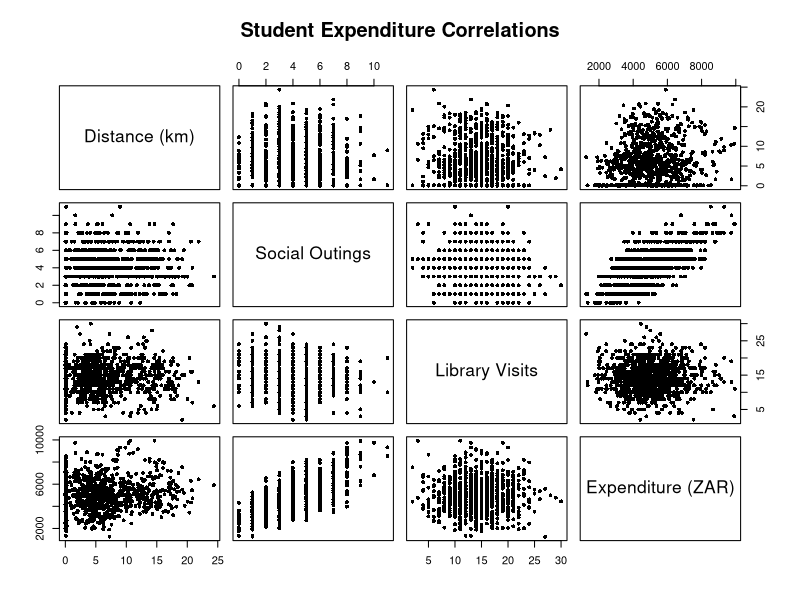
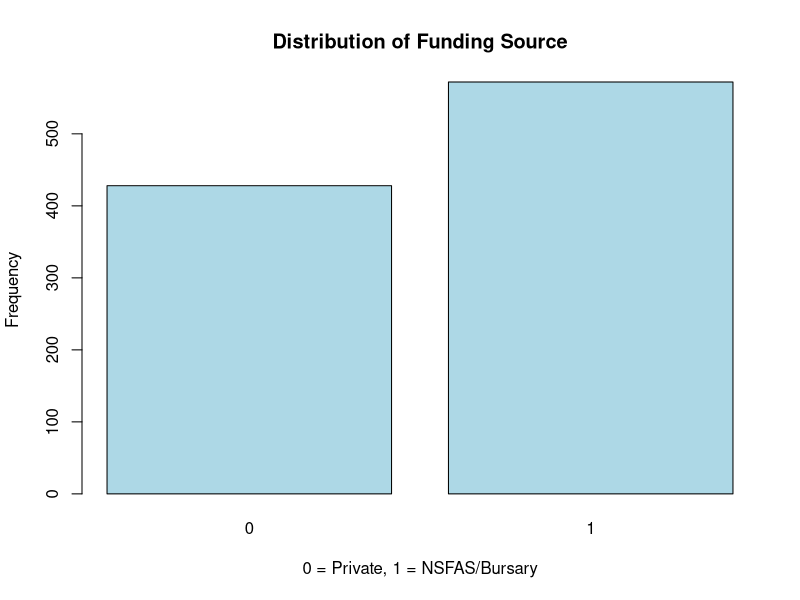
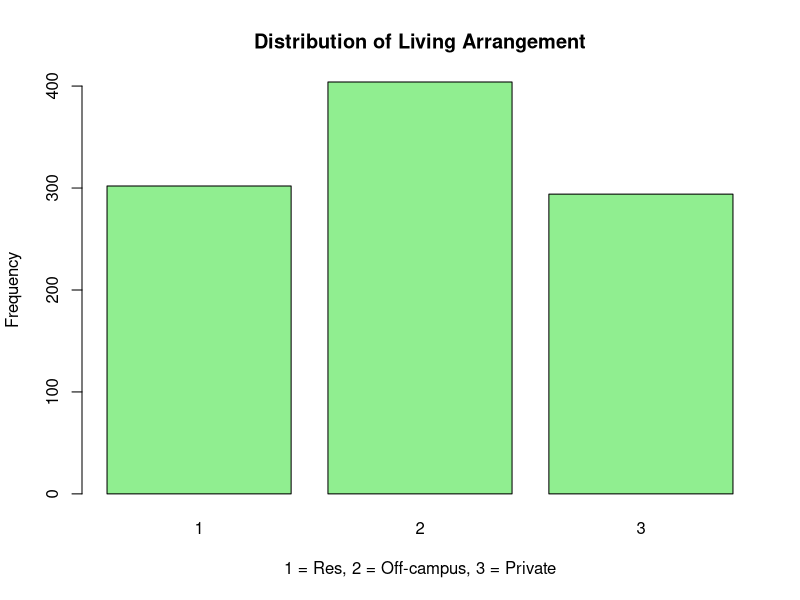
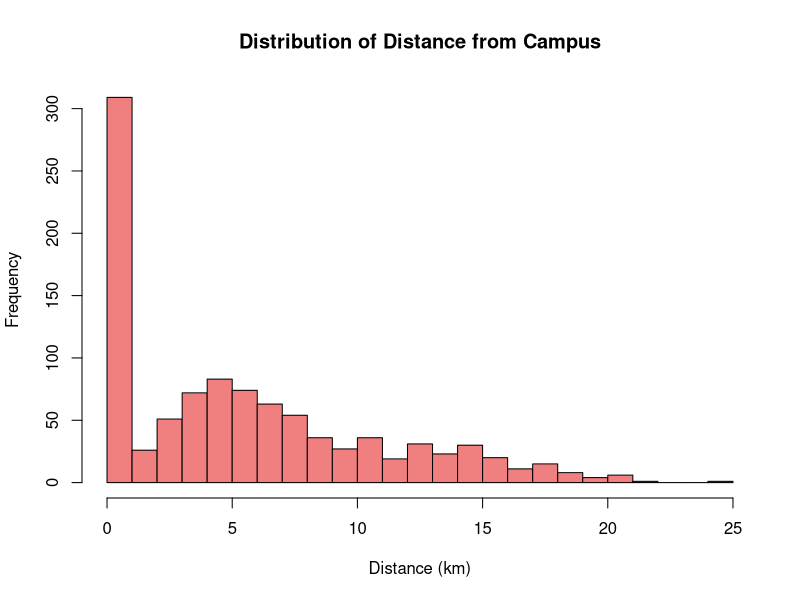
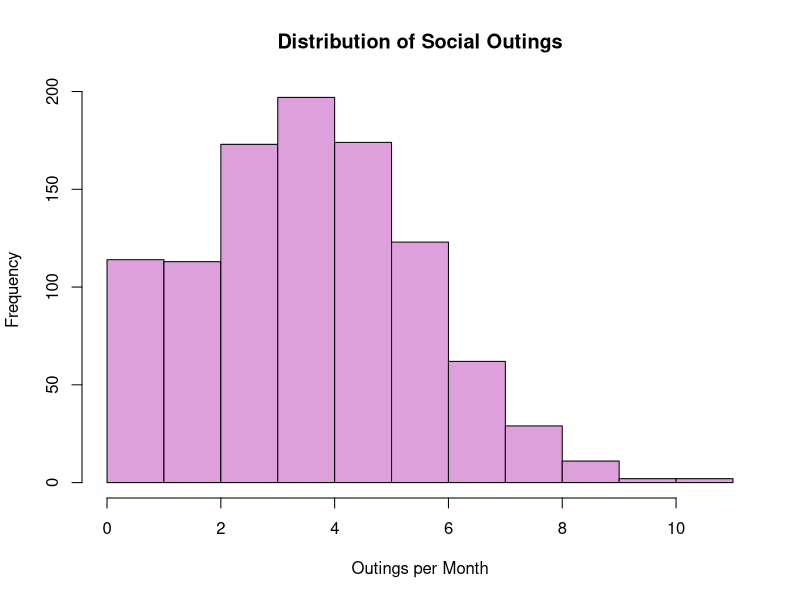
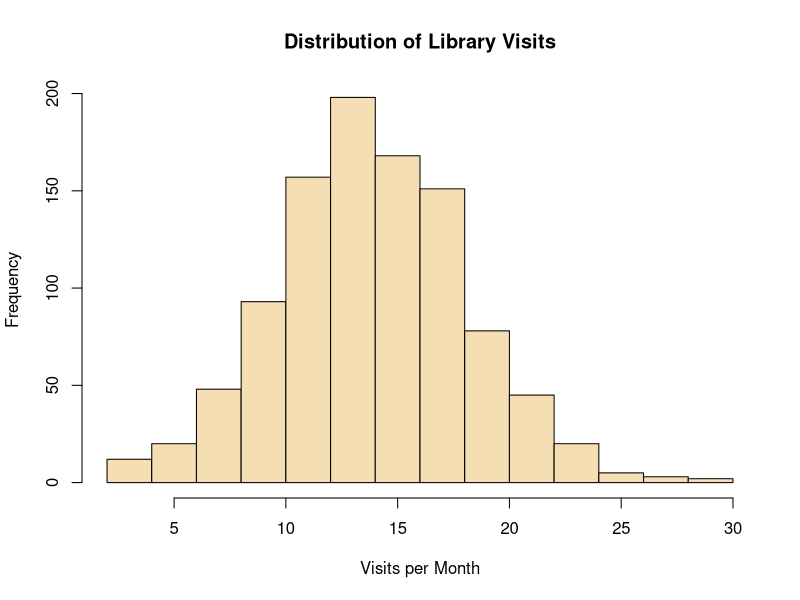

These figures' R source, in order:
## ---- chunk 1
# Set seed for reproducibility
set.seed(2026)

# Number of observations
n <- 1000

# MODIFICATION: Moved living_arrangement BEFORE funding_source to fix 'object not found' logical error.
# X2: Living Arrangement (Categorical: 1=On campus, 2=Off campus(Res/Apartment), 3=Private)
living_arrangement <- sample(c(1, 2, 3), n, replace = TRUE, prob = c(0.3, 0.4, 0.3))

# X1: Funding Source (Binary: 1=NSFAS/Bursary, 0=Private; Treatment)
# Replaced rbinom with a conditional sample() function
funding_source <- ifelse(living_arrangement == 3, 
                         sample(c(1, 0), n, replace = TRUE, prob = c(0.2, 0.8)), 
                         sample(c(1, 0), n, replace = TRUE, prob = c(0.7, 0.3)))

# X3: Distance from Campus (Continuous - Correlated with Living Arrangement)
distance_km <- ifelse(living_arrangement == 1, abs(rnorm(n, 0.1, 0.05)),
                ifelse(living_arrangement == 2, abs(rnorm(n, 5, 2)),
                       abs(rnorm(n, 12, 4))))

# X4: Social Outings (Count variable)
# Replaced rpois with a simple rounded rnorm() calculation, using abs() to prevent negatives
social_outings <- round(abs(rnorm(n, mean = 4, sd = 2)))

# X5: Library Visits (Nuisance Variable)
# Replaced rpois with a rounded rnorm calculation
base_library_visits <- round(abs(rnorm(n, mean = 15, sd = 4)))
library_visits <- round(pmax(base_library_visits - (0.20 * social_outings), 0))

# Interaction Term - Funding * Outings (Used in True Model, but not a standalone column)
interaction_term <- funding_source * social_outings

# 6. The "True Model" for Expenditure (Y)
# X5 (Library Visits) is intentionally EXCLUDED from this equation so its true beta is 0.
living_effect <- ifelse(living_arrangement == 1, 0, 
                  ifelse(living_arrangement == 2, 300, 1500))

error <- rnorm(n, mean = 0, sd = 500)

monthly_expenditure_Y <- 1700 + (1200 * funding_source) + (400 * social_outings) + 
                         (200 * interaction_term) + living_effect + error

# Create the Data Frame
student_data <- data.frame(
  funding_source = funding_source,
  living_arrangement = as.factor(living_arrangement),
  distance_km = round(distance_km, 2),
  social_outings = social_outings,
  library_visits = library_visits,
  monthly_expenditure_Y = round(monthly_expenditure_Y, 2)
)

mdel <- lm(monthly_expenditure_Y ~ funding_source * social_outings + living_arrangement, data = student_data)

dir.create("outputs", showWarnings = FALSE)

# Save to CSV
write.csv(student_data, "outputs/UFS_Student_Expenditure_Data.csv", row.names = FALSE)

# Generate Scatterplot Matrix
# MODIFICATION: Corrected directory typo from "output" to "outputs"
png("outputs/Scatterplot_Matrix.png", width = 800, height = 800)
pairs(student_data[, c("distance_km", "social_outings", "library_visits", "monthly_expenditure_Y")], 
      pch = 16,            
      col = "black",      
      cex = 0.8,           
      labels = c("Distance (km)", "Social Outings", "Library Visits", "Expenditure (ZAR)"),
      main = "Student Expenditure Correlations")
dev.off()

summary(mdel)

# X1: Funding Source Graph
png("outputs/X1_Funding_Source.png")
barplot(table(student_data$funding_source), main = "Distribution of Funding Source", xlab = "0 = Private, 1 = NSFAS/Bursary", ylab = "Frequency", col = "lightblue")
dev.off()

# X2: Living Arrangement Graph
png("outputs/X2_Living_Arrangement.png")
barplot(table(student_data$living_arrangement), main = "Distribution of Living Arrangement", xlab = "1 = Res, 2 = Off-campus, 3 = Private", ylab = "Frequency", col = "lightgreen")
dev.off()

# X3: Distance Graph
png("outputs/X3_Distance.png")
hist(student_data$distance_km, main = "Distribution of Distance from Campus", xlab = "Distance (km)", col = "lightcoral", breaks = 20)
dev.off()

# X4: Social Outings Graph
png("outputs/X4_Social_Outings.png")
hist(student_data$social_outings, main = "Distribution of Social Outings", xlab = "Outings per Month", col = "plum", breaks = 15)
dev.off()

# X5: Library Visits Graph
png("outputs/X5_Library_Visits.png")
hist(student_data$library_visits, main = "Distribution of Library Visits", xlab = "Visits per Month", col = "wheat", breaks = 15)
dev.off()
